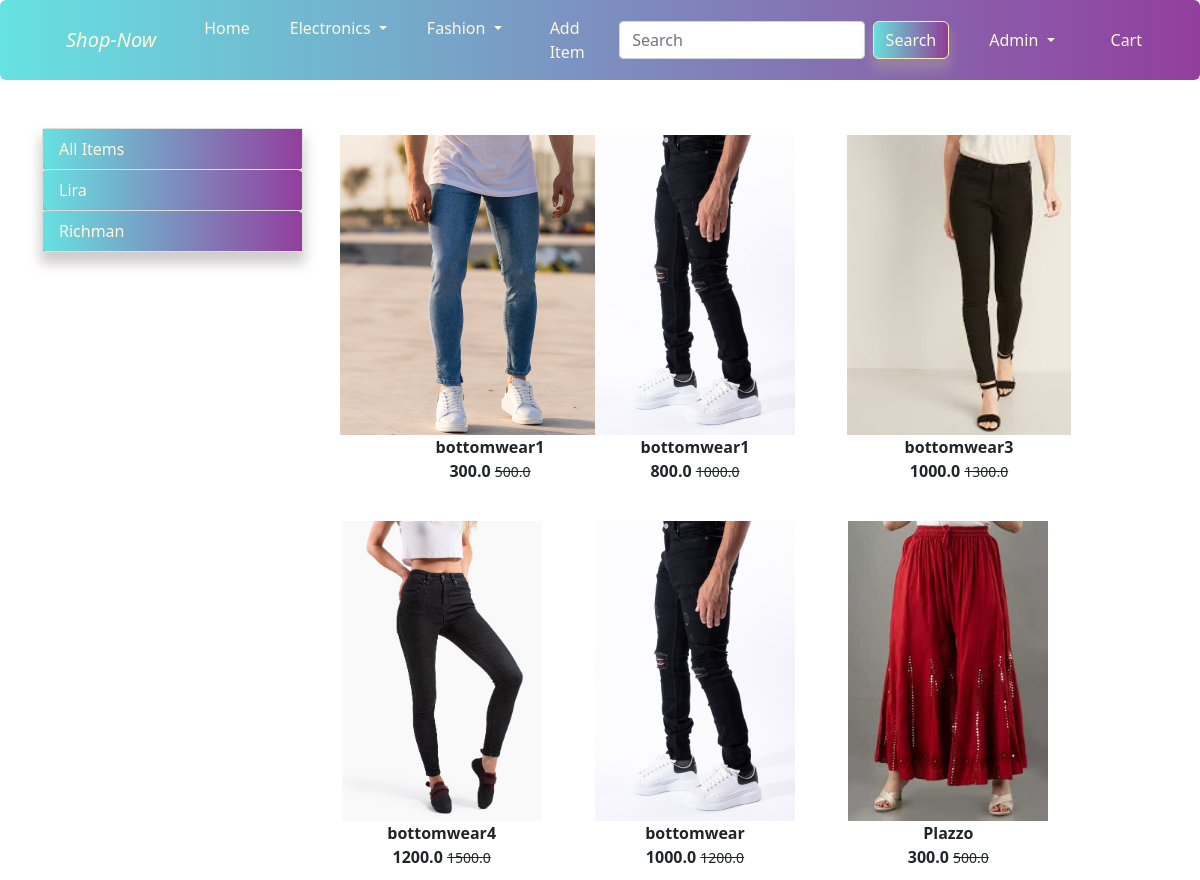
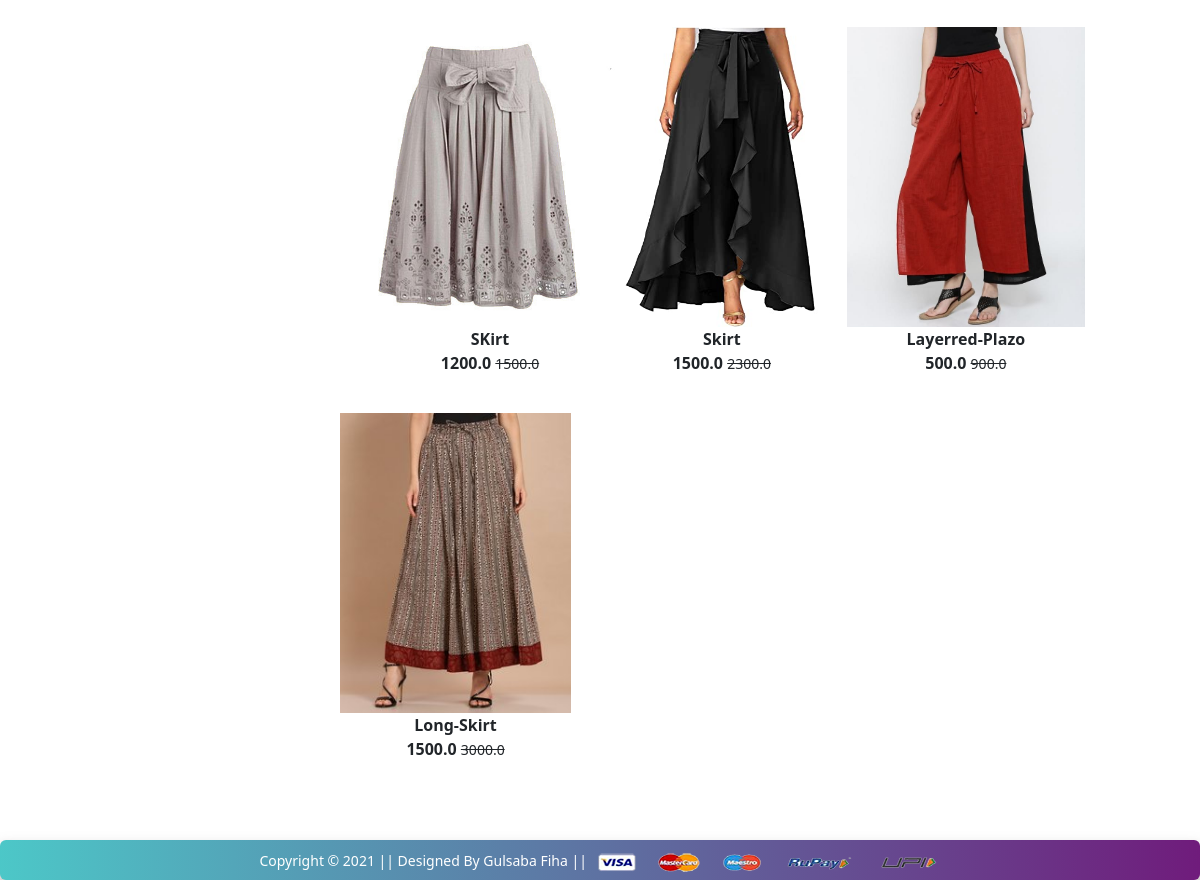
/bottomwear/ (signed in), run on the app's committed database (2 pictures, top to bottom).
### app/models.py (models this page shows, shortened)
class Product(models.Model):
    id = models.BigAutoField(primary_key=True,null=False)
    title=models.CharField(max_length=200)
    selling_price=models.FloatField()
    discounted_price=models.FloatField()
    description=models.TextField()
    brand=models.CharField(max_length=200)
    category=models.CharField(choices=CATEGORY_CHOICES,max_length=2)
    product_image=models.ImageField(upload_to='productimg')

### app/views.py (the view)
# urls.py: path('bottomwear/', views.bottomwear, name='bottomwear'),
def bottomwear(request,data=None):
  if data==None:
    bottomwears=Product.objects.filter(category='BW')
  elif data=='lira' or data=='Richman' or data=='gentle park ':
    bottomwears=Product.objects.filter(category='BW').filter(brand=data)
  return render(request, 'app/bottomwear.html',{
    'bottomwears':bottomwears,
  })

### app/templates/app/bottomwear.html (shortened to what this page needs)
{% extends 'app/base.html' %}
{% load static %}
{% block main-content %}
<div class="container my-5">
      <div class="row">
            <div class="col-sm-3">
                  <div class="list-group">
                        <a href="{% url 'bottomwear' %}" class="list-group-item list-group-item-action cart" aria-current="true">All Items</a>
                        <a href="{% url 'bottomweardata' 'lira' %}" class="list-group-item cart list-group-item-action" aria-current="true">Lira</a>
                        <a href="{% url 'bottomweardata' 'Richman' %}" class="list-group-item cart list-group-item-action" aria-current="true">Richman</a>
                  </div>
            </div>
            <div class="col-sm-8">
                  <div class="row">
                        {% for product in bottomwears %}
                              <div class="col-sm-4 text-center mb-4">
                                    <a href="{% url 'product-detail' product.id %}" class="btn">
                                          <div class="item">
                                                <img src="{{ product.product_image.url }}" height="300" class="">
                                                <div class="fw-bold">{{ product.title }}</div>
                                                <div class="fw-bold">{{ product.discounted_price }}
                                                      <small class="fw-light text-decoration-line-through">{{product.selling_price}}</small>
                                                </div>
                                          </div>
                                    </a>
                              </div>
                        {% endfor %}
                  </div>
            </div>
      </div>
</div>
{% endblock main-content %}

### app/templates/app/base.html (shortened to what this page needs)
<!DOCTYPE html>
{% load static %}
<html lang="en">
  <head>
    <link
      href="https://cdn.jsdelivr.net/npm/bootstrap@5.0.0-beta1/dist/css/bootstrap.min.css"
      rel="stylesheet"
    />
    <link rel="stylesheet" href="{% static 'app/css/owl.carousel.min.css' %}" />
    <link rel="stylesheet" href="{% static 'app/css/all.min.css' %}" />
    <link rel="stylesheet" href="{% static 'app/css/style.css' %}" />
    <link rel="stylesheet" href="{% static 'app/css/nav.css' %}" />
  </head>
  <body>
    <div class="nav-style">
      <nav class="navbar navbar-expand-lg text-black">
        <div class="container">
          <a class="navbar-brand text-black"  href="/"><i>Shop-Now</i></a>
          <div class="collapse navbar-collapse" id="navbarSupportedContent">
            <ul class="navbar-nav me-auto mb-2 mb-lg-0">
              <li class="nav-item">
                <a
                  class="nav-link active text-black"
                  aria-current="page"
                  href="/"
                  >Home</a
                >
              </li>
              <li class="nav-item dropdown">
                <a
                  class="nav-link dropdown-toggle text-black drp"
                  href="#"
                  id="electronicsDropdown"
                  role="button"
                  data-bs-toggle="dropdown"
                  aria-expanded="false"
                >
                  Electronics
                </a>
              </li>
              <li class="nav-item dropdown">
                <a
                  class="nav-link dropdown-toggle text-black"
                  href="#"
                  id="fashionDropdown"
                  role="button"
                  data-bs-toggle="dropdown"
                  aria-expanded="false"
                >
                  Fashion
                </a>
              </li>
              <li class="nav-item mx-2">
                <a href="#" class="nav-link text-black "
                  >Add Item</a
                >
              </li>
            </ul>
            <form class="d-flex">
              <input
                class="form-control me-2"
                type="search"
                placeholder="Search"
                aria-label="Search"
              />
              <button class="btn alert-warning cart" type="submit">Search</button>
            </form>
            <div>
              <ul class="navbar-nav me-auto mb-2 mb-lg-0">
                {% if request.user.is_authenticated %}
                <li class="nav-item dropdown mx-2">
                  <a
                    class="nav-link dropdown-toggle text-black"
                    href="#"
                    id="profileDropdown"
                    role="button"
                    data-bs-toggle="dropdown"
                    aria-expanded="false"
                  >
                    {{request.user.username|capfirst}}
                  </a>
                </li>
                <li class="nav-item mx-2">
                  <a href="{% url 'show-cart' %}" class="nav-link text-black"
                    > Cart
                  </a>
                </li>
                {% endif %}
              </ul>
            </div>
          </div>
        </div>
      </nav>
    </div>
     {% block main-content %} {% endblock main-content %}
    <footer class="container-fluid bg-dark text-center p-2 mt-5 livesale">
      <small class="text-white"
        >Copyright &copy; 2021 || Designed By Gulsaba Fiha ||
      </small>
      <img
        src="{% static 'app/images/payment.png' %}"
        alt=""
        srcset=""
        class="img-fluid"
        height="2px"
      />
    </footer>
  </body>
</html>

### app/static/app/css/nav.css (style rules this page uses)
.nav-style { background-image: linear-gradient( to right, rgba(82, 221, 221, 0.884), rgba(126, 26, 139, 0.842) ); border-radius: 6px; }
.nav-style a { color: cornsilk; margin-left: 1.5rem; border-radius: 6px; transition: 0.5s; }
.livesale { background-image: linear-gradient( to right, rgba(82, 221, 221, 0.884), rgba(126, 26, 139, 0.842) ); background-repeat: no-repeat; backdrop-filter: blur(10px); -webkit-backdrop-filter: blur(12px); box-shadow: 0 10px 12px 5px rgba(165, 156, 156, 0.5); border-radius: 6px; color: cornsilk; }
.cart { background-image: linear-gradient( to right, rgba(82, 221, 221, 0.884), rgba(126, 26, 139, 0.842) ); background-repeat: no-repeat; backdrop-filter: blur(10px); -webkit-backdrop-filter: blur(12px); box-shadow: 0 10px 12px 2px rgba(165, 156, 156, 0.5); border-radius: 6px; color: cornsilk; }

### data on the page
Product: product_image (picture), title "bottomwear1", discounted_price "300.0", selling_price "500.0"
Product: product_image (picture), title "bottomwear1", discounted_price "800.0", selling_price "1000.0"
Product: product_image (picture), title "bottomwear3", discounted_price "1000.0", selling_price "1300.0"
Product: product_image (picture), title "bottomwear4", discounted_price "1200.0", selling_price "1500.0"
Product: product_image (picture), title "bottomwear", discounted_price "1000.0", selling_price "1200.0"
Product: product_image (picture), title "Plazzo", discounted_price "300.0", selling_price "500.0"
Product: product_image (picture), title "SKirt", discounted_price "1200.0", selling_price "1500.0"
Product: product_image (picture), title "Skirt", discounted_price "1500.0", selling_price "2300.0"
Product: product_image (picture), title "Layerred-Plazo", discounted_price "500.0", selling_price "900.0"
Product: product_image (picture), title "Long-Skirt", discounted_price "1500.0", selling_price "3000.0"

### other printed values
{{ request.user.username|capfirst }} "Admin"
